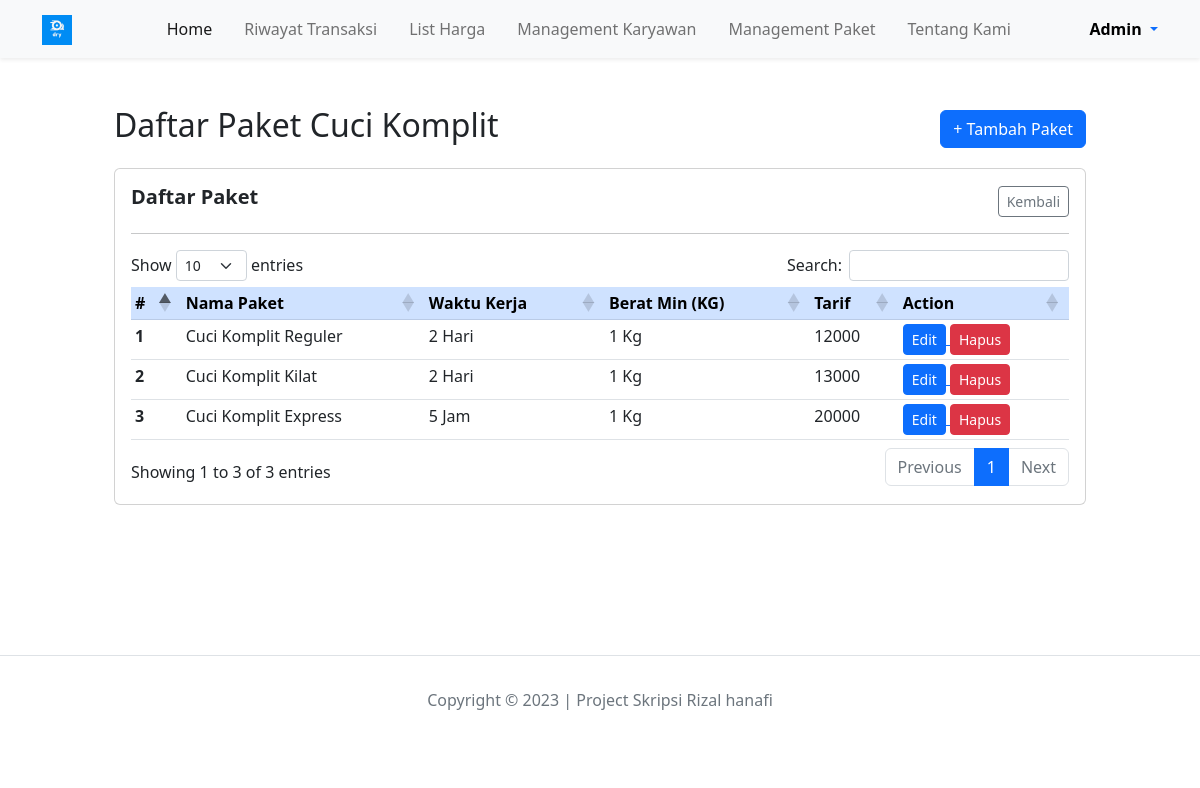
Page /paket/paket_ck/index.php (signed in) on the committed database.
### tables this page shows
CREATE TABLE `tb_cuci_komplit` (
  `id_ck` int NOT NULL,
  `nama_paket_ck` varchar(100) NOT NULL,
  `waktu_kerja_ck` varchar(20) NOT NULL,
  `kuantitas_ck` int NOT NULL,
  `tarif_ck` int NOT NULL
);

### _functions.php (called while the page is built, shortened)
<?php
$db = mysqli_connect('localhost', 'root', '', 'dry_laundry');
function query($query)
{
    global $db;
    $result = mysqli_query($db, $query);
    $rows   = [];
    while ($row = mysqli_fetch_assoc($result)) {
        $rows[] = $row;
    }
    return $rows;
}
function url($url = null)
{
    $url_utama = "http://localhost/dry_laundry";
    if ($url != null) {
        return $url_utama . '/' . $url;
    } else {
        return $url_utama;
    }
}

### paket/paket_ck/index.php (the view, shortened to what this page needs)
<?php
    require_once '../../_header.php';
    $data_ck = query('SELECT * FROM tb_cuci_komplit');
?>
<section id="daftar-paket-ck" class="daftar-paket-ck">
    <div class="row justify-content-center">
        <div class="col col-md-10">
            <div class="container">
                <div class="row d-flex justify-content-between align-items-center mb-3">
                    <div class="col">
                        <h2>Daftar Paket Cuci Komplit</h2>
                    </div>
                    <div class="col text-end">
                        <a href="<?=url('paket/paket_ck/tambah.php');?>" class="btn btn-primary">+ Tambah Paket</a>
                    </div>
                </div>
                <div class="row">
                    <div class="col">
                        <div class="card">
                            <div class="card-body">
                                <div class="card-title">
                                    <div class="row d-flex justify-content-between align-items-center">
                                        <div class="col">
                                            <h5 class="card-title fw-bold">Daftar Paket</h5>
                                        </div>
                                        <div class="col text-end">
                                            <a href="<?=url('paket/index.php');?>"
                                                class="btn btn-sm btn-outline-secondary">Kembali</a>
                                        </div>
                                    </div>
                                </div>
                                <hr>
                                <div class="table-responsive text-nowrap">
                                    <table id="daftar-pkt-ck" class="table table-sm table-hover">
                                        <thead>
                                            <tr class="table-primary">
                                                <th scope="col">#</th>
                                                <th scope="col">Nama Paket</th>
                                                <th scope="col">Waktu Kerja</th>
                                                <th scope="col">Berat Min (KG)</th>
                                                <th scope="col">Tarif</th>
                                                <th scope="col">Action</th>
                                            </tr>
                                        </thead>
                                        <tbody>
                                            <?php $no = 1;?>
                                            <?php foreach ($data_ck as $ck): ?>
                                            <tr>
                                                <th scope="row"><?=$no++;?></th>
                                                <td><?=$ck["nama_paket_ck"];?></td>
                                                <td><?=$ck["waktu_kerja_ck"];?></td>
                                                <td><?=$ck["kuantitas_ck"].' Kg';?></td>
                                                <td><?=$ck["tarif_ck"];?></td>
                                                <td>
                                                    <a
                                                        href="<?=url('paket/paket_ck/edit.php');?>?id_ck=<?=$ck['id_ck']?>">
                                                        <button type="button"
                                                            class="btn btn-primary btn-sm">Edit</button>
                                                    </a>
                                                    <a href="<?=url('paket/paket_ck/hapus.php')?>?id_ck=<?=$ck['id_ck']?>"
                                                        onclick="return confirm('Yakin akan menghapus?');">
                                                        <button type="button"
                                                            class="btn btn-danger btn-sm">Hapus</button>
                                                    </a>
                                                </td>
                                            </tr>
                                            <?php endforeach;?>
                                        </tbody>
                                    </table>
                                </div>
                            </div>
                        </div>
                    </div>
                </div>
            </div>
        </div>
    </div>
</section>
<?php require_once '../../_footer.php';?>

### rows in the picture
tb_cuci_komplit: nama_paket_ck "Cuci Komplit Reguler", waktu_kerja_ck "2 Hari", kuantitas_ck "1", tarif_ck "12000"
tb_cuci_komplit: nama_paket_ck "Cuci Komplit Kilat", waktu_kerja_ck "2 Hari", kuantitas_ck "1", tarif_ck "13000"
tb_cuci_komplit: nama_paket_ck "Cuci Komplit Express", waktu_kerja_ck "5 Jam", kuantitas_ck "1", tarif_ck "20000"

### other values in the picture
$_SESSION['nama'] "Admin"
